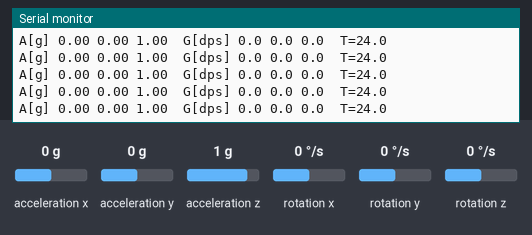
A sketch run on a simulated Arduino Uno, built with avr-gcc and run on an emulated ATmega328P. On the bench: the last lines printed to the serial monitor. Wiring (inferred from the names in the program): MPU-6050 motion sensor at I2C address 0x68. Inputs (shaded band) come from the test bench; at power-on: acceleration x 0 g, acceleration y 0 g, acceleration z 1 g, rotation x 0 °/s, rotation y 0 °/s, rotation z 0 °/s.

Above: at 1.2 s.
1.3 s: acceleration x set to -1.4 g
At 1.59 s:
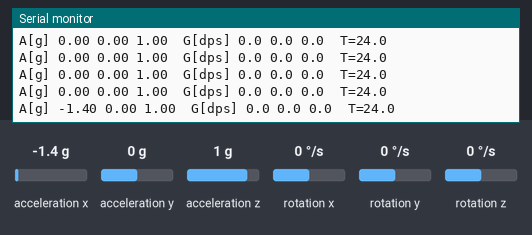
4.3 s: acceleration y set to -1.4 g
At 4.45 s:
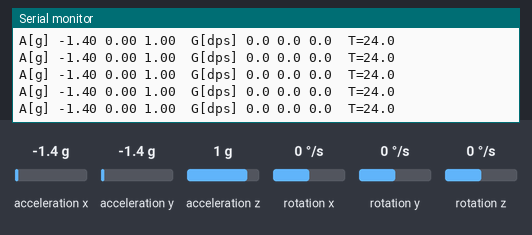
5.8 s: acceleration x set to 0 g
At 5.87 s:
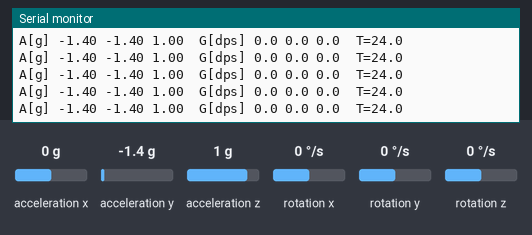
8.8 s: acceleration z set to -1.4 g
At 8.94 s:
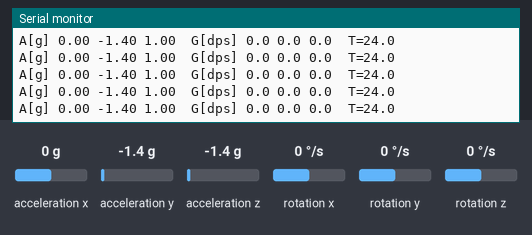
10.3 s: rotation x set to -192 °/s
At 10.36 s:
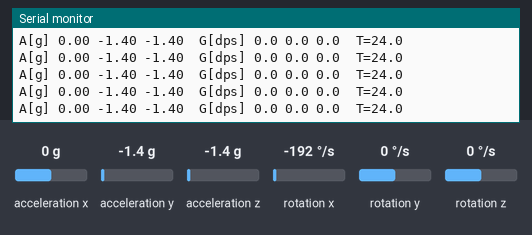

The sketch:

17_MPU6050_Accelerometre.ino
```cpp
/*
 * =====================================================================
 *  Arduino Lab Nexus v6.1.0 STABLE  -  MPU-6050 (I2C brut)
 * =====================================================================
 *  Explication : Accéléromètre/gyroscope MPU-6050 lu directement via Wire (aucune bibliothèque externe).
 *  Carte       : Arduino UNO / Nano (ATmega328P) - compatible Mega
 *  Moniteur    : 9600 bauds
 *
 *  Câblage :
 *   Arduino 5V     -> MPU VCC
 *   Arduino GND    -> MPU GND
 *   Arduino A4     -> MPU SDA
 *   Arduino A5     -> MPU SCL
 *
 *  Bibliothèques requises (arduino-cli lib install "...") : aucune
 * =====================================================================
 */
// @libs:

#include <Wire.h>

const uint8_t MPU_ADDR = 0x68;           // AD0 à GND

void ecrireRegistre(uint8_t reg, uint8_t val) {
  Wire.beginTransmission(MPU_ADDR);
  Wire.write(reg); Wire.write(val);
  Wire.endTransmission();
}

int16_t lire16() {                        // octet haut puis bas
  int16_t h = Wire.read();
  return (h << 8) | Wire.read();
}

void setup() {
  Serial.begin(9600);
  Wire.begin();
  ecrireRegistre(0x6B, 0x00);            // PWR_MGMT_1 : sortie du mode veille
  Serial.println(F("[17] MPU-6050 pret"));
}

void loop() {
  Wire.beginTransmission(MPU_ADDR);
  Wire.write(0x3B);                      // ACCEL_XOUT_H
  if (Wire.endTransmission(false) != 0) { Serial.println(F("MPU absent")); delay(1000); return; }
  Wire.requestFrom(MPU_ADDR, (uint8_t)14);
  if (Wire.available() < 14) return;
  int16_t ax = lire16(), ay = lire16(), az = lire16();
  int16_t tmp = lire16();
  int16_t gx = lire16(), gy = lire16(), gz = lire16();
  // Échelles par défaut : ±2 g (16384 LSB/g), ±250 °/s (131 LSB/°/s)
  Serial.print(F("A[g] "));  Serial.print(ax / 16384.0, 2); Serial.print(' ');
  Serial.print(ay / 16384.0, 2); Serial.print(' '); Serial.print(az / 16384.0, 2);
  Serial.print(F("  G[dps] ")); Serial.print(gx / 131.0, 1); Serial.print(' ');
  Serial.print(gy / 131.0, 1); Serial.print(' '); Serial.print(gz / 131.0, 1);
  Serial.print(F("  T=")); Serial.println(tmp / 340.0 + 36.53, 1);
  delay(200);
}
```

Measured:
- after the input at 1.3 s, the serial monitor: prints a new line after 0.13 s (image 1)
